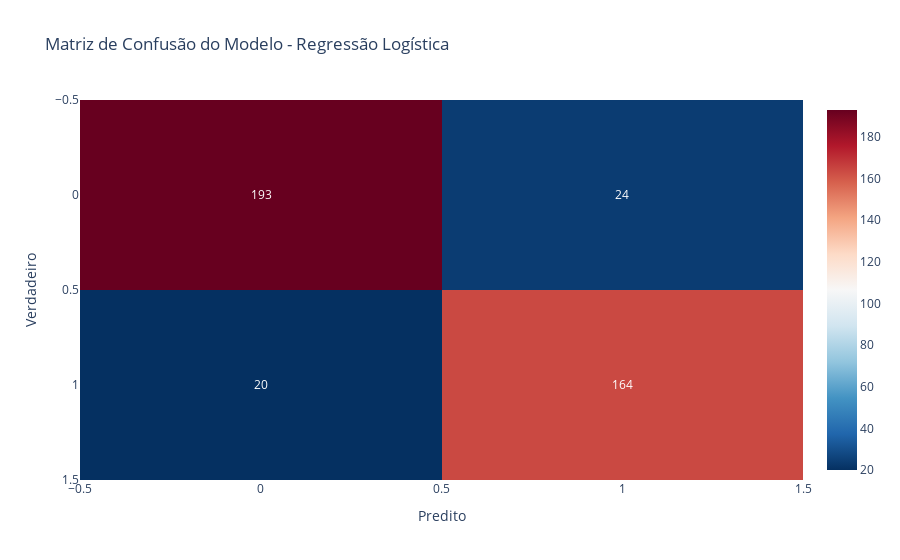

The cell this chart's notebook holds for it:
### Code cell
classes = np.unique(np.concatenate((y_test, y_pred)))
cm = confusion_matrix(y_test,y_pred)
px.imshow(
    cm, color_continuous_scale='RdBu_r', text_auto=True, aspect="auto",
    labels=dict(x="Predito", y="Verdadeiro"),
    title='Matriz de Confusão do Modelo - Regressão Logística')

### Figure 1 — Plotly figure (JSON) as saved in the notebook; plotly's stock layout.template omitted (floating-point values rounded to 4 significant figures)
{"data": [{"coloraxis": "coloraxis", "hovertemplate": "Predito: %{x}<br>Verdadeiro: %{y}<br>color: %{z}<extra></extra>", "name": "0", "texttemplate": "%{z}", "type": "heatmap", "xaxis": "x", "yaxis": "y", "z": [[193, 24], [20, 164]]}], "layout": {"coloraxis": {"colorscale": [[0, "rgb(5,48,97)"], [0.1, "rgb(33,102,172)"], [0.2, "rgb(67,147,195)"], [0.3, "rgb(146,197,222)"], [0.4, "rgb(209,229,240)"], [0.5, "rgb(247,247,247)"], [0.6, "rgb(253,219,199)"], [0.7, "rgb(244,165,130)"], [0.8, "rgb(214,96,77)"], [0.9, "rgb(178,24,43)"], [1, "rgb(103,0,31)"]]}, "title": {"text": "Matriz de Confusão do Modelo - Regressão Logística"}, "xaxis": {"anchor": "y", "domain": [0, 1], "title": {"text": "Predito"}}, "yaxis": {"anchor": "x", "autorange": "reversed", "domain": [0, 1], "title": {"text": "Verdadeiro"}}}}
